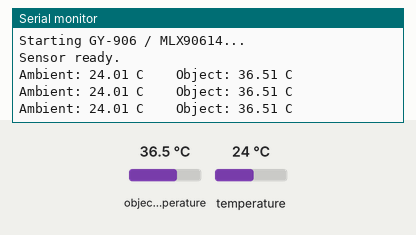
This sketch was run on a simulated Arduino Uno, built with avr-gcc and run on an emulated ATmega328P. Shown: the last lines printed to the serial monitor. The test bench sets the inputs (shaded band); at power-on: object temperature 36.5 °C, temperature 24 °C.

Above: at 1.3 s.
1.4 s: object temperature set to 20 °C
At 1.9 s:
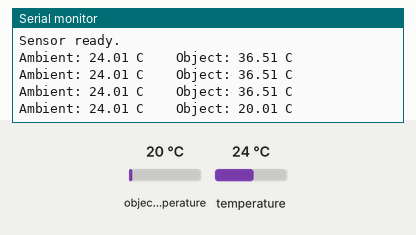
2.9 s: temperature set to 12 °C
At 3.4 s:
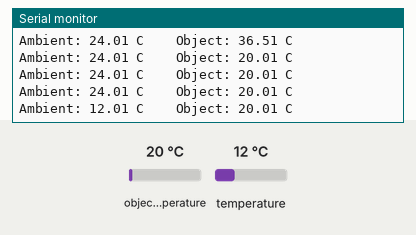
4.4 s: object temperature set to 26 °C
At 5.0 s:
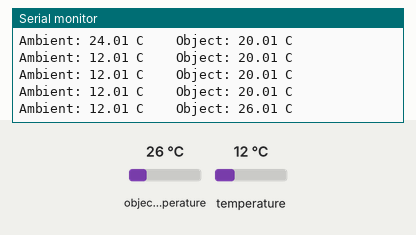
Timing chart, 0 to 7.4 s (numbered marks = the images above; inputs shaded):
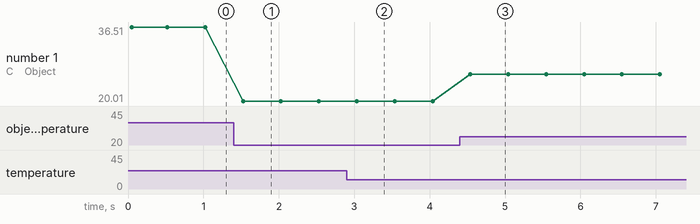

Measured:
- after the input at 1.4 s, the serial monitor: prints a new line after 0.13 s (image 1)
- after the input at 2.9 s, the serial monitor: prints a new line after 0.13 s (image 2)
- after the input at 4.4 s, the serial monitor: prints a new line after 0.14 s (image 3)
- plotted number 1: 36.51 → 20.01 after the input at 1.4 s, 20.01 → 26.01 after the input at 4.4 s

The sketch:

temperature.ino
```cpp
#include <Wire.h>
#include <Adafruit_MLX90614.h>

Adafruit_MLX90614 mlx = Adafruit_MLX90614();

void setup() {
  Serial.begin(9600);
  Wire.begin();

  Serial.println("Starting GY-906 / MLX90614...");

  if (!mlx.begin()) {
    Serial.println("Sensor not found. Check VCC, GND, SDA and SCL.");
    while (true) {
      delay(1000);
    }
  }

  Serial.println("Sensor ready.");
}

void loop() {
  float ambientTemperature = mlx.readAmbientTempC();
  float objectTemperature = mlx.readObjectTempC();

  Serial.print("Ambient: ");
  Serial.print(ambientTemperature, 2);
  Serial.print(" C    Object: ");
  Serial.print(objectTemperature, 2);
  Serial.println(" C");

  delay(500);
}
```
